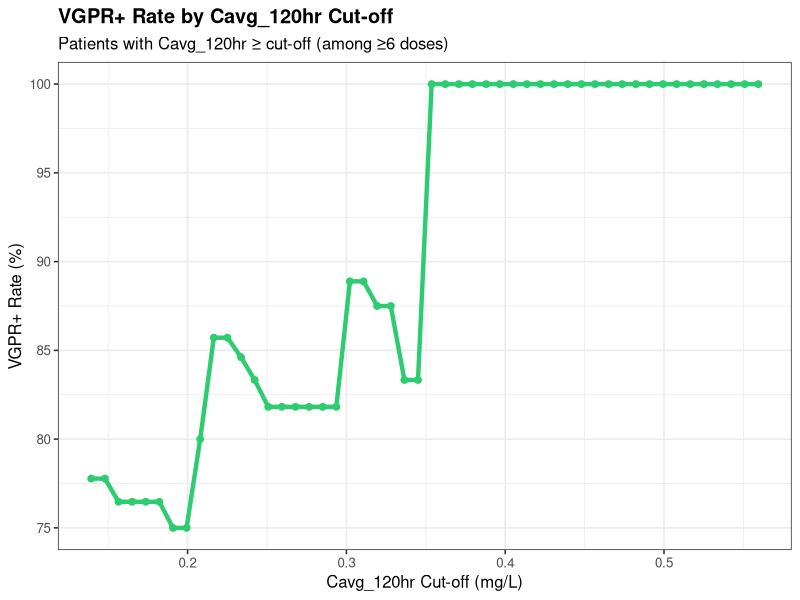
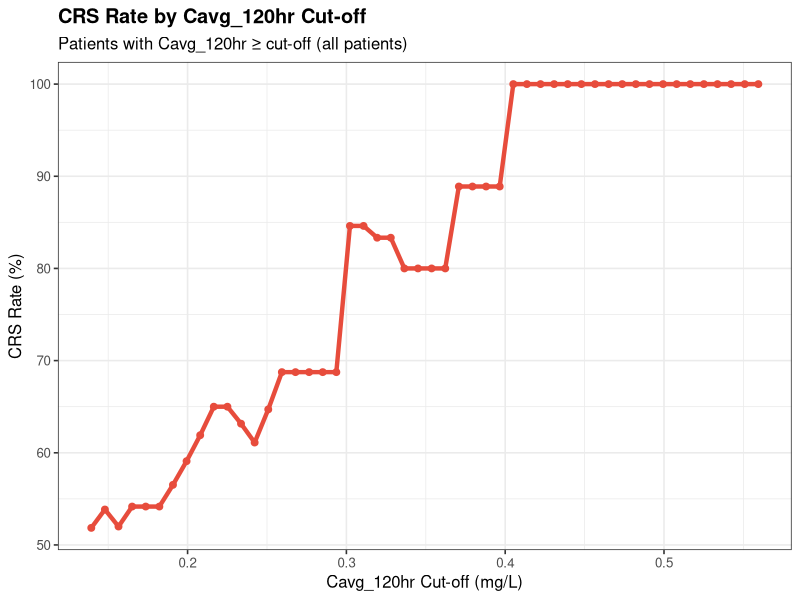
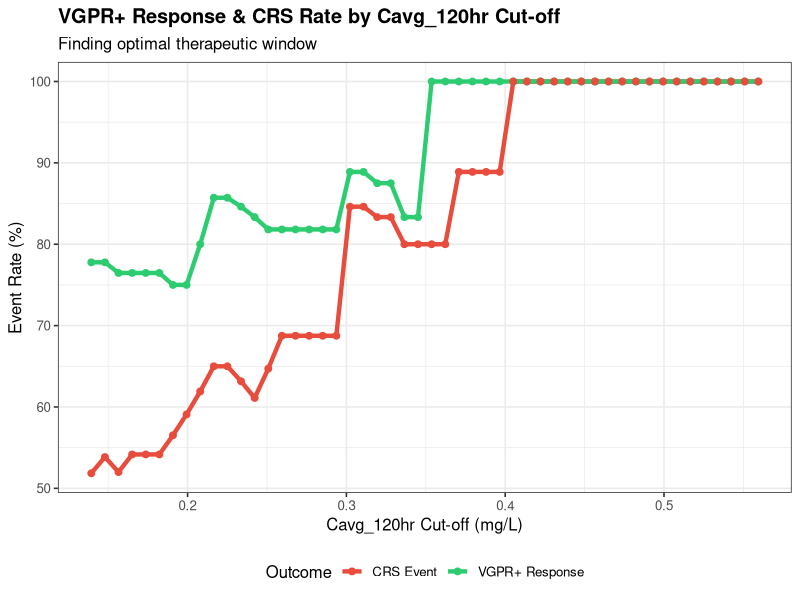
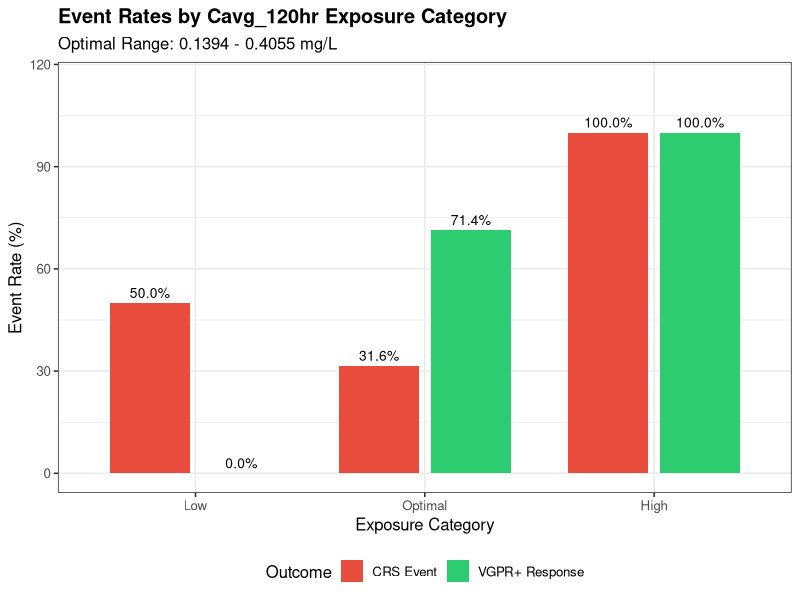
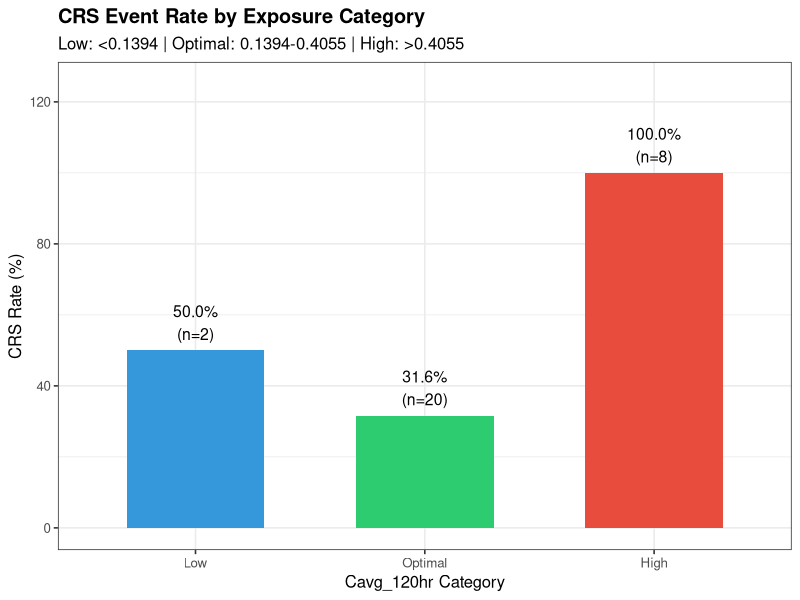
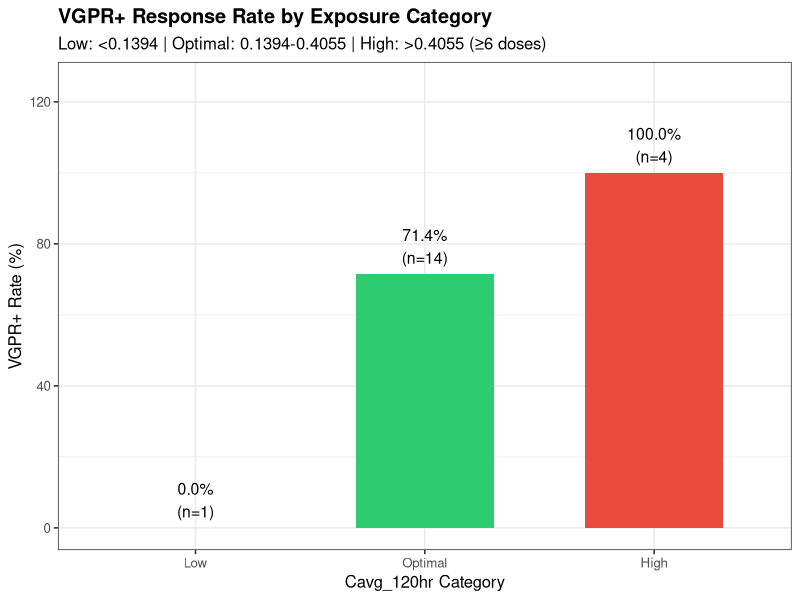
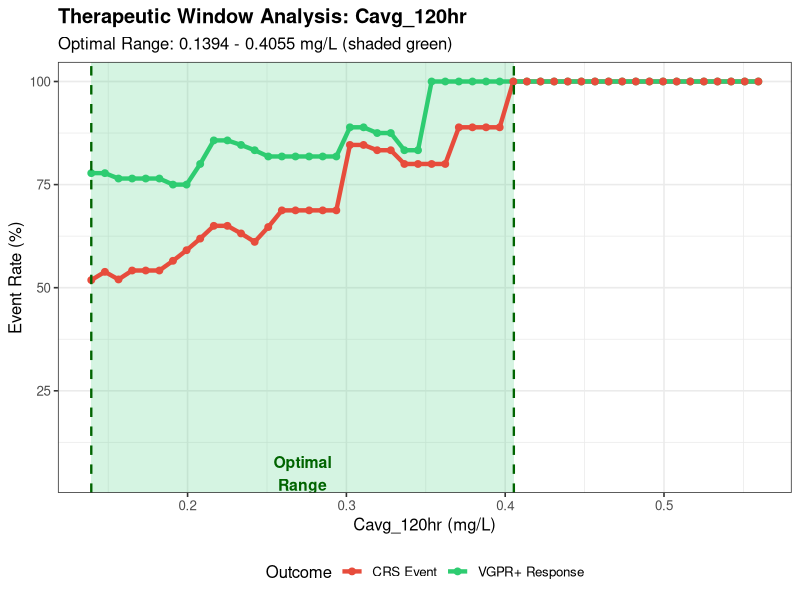

These figures' R source, in order:
#===============================================================================
# Teclistamab PK Cut-off Analysis: Cavg_120hr
#
# Analyze different Cavg_120hr cut-offs for:
# - Response (≥VGPR) rate
# - CRS event rate
#
# Find optimal therapeutic window (maximize efficacy, minimize toxicity)
# Categorize patients into Low/Optimal/High exposure groups
#
# PREREQUISITE: Run pk_simulation.R first to generate pk_ae_merged_results.csv
#===============================================================================

library(tidyverse)
library(gridExtra)

cat("==========================================================\n")
cat("    Teclistamab Cavg_120hr Cut-off Analysis\n")
cat("==========================================================\n\n")

#-------------------------------------------------------------------------------
# 1. Load Data
#-------------------------------------------------------------------------------

cat("Loading data...\n")

# Load PK + AE merged data
if (!file.exists("pk_ae_merged_results.csv")) {
  stop("ERROR: pk_ae_merged_results.csv not found!\n",
       "Please run pk_simulation.R first.")
}

pk_ae_data <- read_csv("pk_ae_merged_results.csv", show_col_types = FALSE)
cat("  - Loaded PK+AE data for", nrow(pk_ae_data), "patients\n")

# Load response data
response_data <- read_csv("response_data.csv", show_col_types = FALSE)
cat("  - Loaded response data for", nrow(response_data), "patients\n")

# Load dosing data to filter for ≥6 doses
dosing_all <- read_csv("mrgsolve_dosing_full.csv", show_col_types = FALSE) %>%
  filter(TIME >= 0) %>%
  arrange(ID, TIME)

# Calculate number of doses per patient
dose_counts <- dosing_all %>%
  group_by(ID) %>%
  summarise(N_doses_actual = n(), .groups = "drop")

#-------------------------------------------------------------------------------
# 2. Merge All Data
#-------------------------------------------------------------------------------

cat("\n=== Merging data ===\n")

# Merge PK + AE + Response data
analysis_data <- pk_ae_data %>%
  left_join(response_data, by = "PID") %>%
  left_join(dose_counts, by = "ID") %>%
  mutate(
    # VGPR or better (sCR, CR, VGPR)
    VGPR_or_better = ifelse(RESP_CTX %in% c("sCR", "CR", "VGPR"), 1, 0),
    # At least 6 doses
    Has_6doses = ifelse(N_doses_actual >= 6, TRUE, FALSE)
  )

cat("  - Merged data:", nrow(analysis_data), "patients\n")

# Summary
cat("\n--- Data Summary ---\n")
cat("Total patients:", nrow(analysis_data), "\n")
cat("Patients with ≥6 doses:", sum(analysis_data$Has_6doses, na.rm = TRUE), "\n")
cat("CRS any grade events:", sum(analysis_data$CRS_any, na.rm = TRUE), "\n")
cat("VGPR+ responses (≥6 doses):", sum(analysis_data$VGPR_or_better[analysis_data$Has_6doses], na.rm = TRUE), "\n")

#-------------------------------------------------------------------------------
# 3. Define Cut-off Range for Cavg_120hr
#-------------------------------------------------------------------------------

cat("\n=== Cavg_120hr Distribution ===\n")

cavg_values <- analysis_data$Cavg_120hr
cat("Min:", round(min(cavg_values, na.rm = TRUE), 4), "\n")
cat("Max:", round(max(cavg_values, na.rm = TRUE), 4), "\n")
cat("Median:", round(median(cavg_values, na.rm = TRUE), 4), "\n")
cat("Mean:", round(mean(cavg_values, na.rm = TRUE), 4), "\n")

# Define cut-off range (from 10th to 90th percentile)
cutoff_min <- quantile(cavg_values, 0.05, na.rm = TRUE)
cutoff_max <- quantile(cavg_values, 0.95, na.rm = TRUE)
cutoffs <- seq(cutoff_min, cutoff_max, length.out = 50)

cat("\nCut-off range:", round(cutoff_min, 4), "to", round(cutoff_max, 4), "\n")

#-------------------------------------------------------------------------------
# 4. Calculate Event Rates at Each Cut-off
#-------------------------------------------------------------------------------

cat("\n=== Calculating Event Rates at Each Cut-off ===\n")

# For CRS: use all patients (CRS typically occurs early)
# For VGPR: use patients with ≥6 doses only (need adequate treatment)

event_rate_results <- map_dfr(cutoffs, function(cutoff) {
  # CRS analysis (all patients)
  crs_high <- analysis_data %>% filter(Cavg_120hr >= cutoff)
  crs_low <- analysis_data %>% filter(Cavg_120hr < cutoff)

  crs_rate_high <- mean(crs_high$CRS_any, na.rm = TRUE)
  crs_rate_low <- mean(crs_low$CRS_any, na.rm = TRUE)

  # VGPR analysis (≥6 doses only)
  vgpr_data <- analysis_data %>% filter(Has_6doses == TRUE)
  vgpr_high <- vgpr_data %>% filter(Cavg_120hr >= cutoff)
  vgpr_low <- vgpr_data %>% filter(Cavg_120hr < cutoff)

  vgpr_rate_high <- mean(vgpr_high$VGPR_or_better, na.rm = TRUE)
  vgpr_rate_low <- mean(vgpr_low$VGPR_or_better, na.rm = TRUE)

  tibble(
    Cutoff = cutoff,
    # Above cutoff
    N_above = nrow(crs_high),
    CRS_rate_above = crs_rate_high * 100,
    VGPR_rate_above = vgpr_rate_high * 100,
    # Below cutoff
    N_below = nrow(crs_low),
    CRS_rate_below = crs_rate_low * 100,
    VGPR_rate_below = vgpr_rate_low * 100
  )
})

#-------------------------------------------------------------------------------
# 5. Create Event Rate vs Cut-off Plot
#-------------------------------------------------------------------------------

cat("\n=== Creating Cut-off Analysis Plots ===\n")

# Plot 1: VGPR Rate vs Cut-off (High Cavg_120hr)
p1 <- ggplot(event_rate_results, aes(x = Cutoff)) +
  geom_line(aes(y = VGPR_rate_above), color = "#2ecc71", size = 1.5) +
  geom_point(aes(y = VGPR_rate_above), color = "#2ecc71", size = 2) +
  labs(
    title = "VGPR+ Rate by Cavg_120hr Cut-off",
    subtitle = "Patients with Cavg_120hr ≥ cut-off (among ≥6 doses)",
    x = "Cavg_120hr Cut-off (mg/L)",
    y = "VGPR+ Rate (%)"
  ) +
  theme_bw(base_size = 12) +
  theme(plot.title = element_text(face = "bold"))

# Plot 2: CRS Rate vs Cut-off (High Cavg_120hr)
p2 <- ggplot(event_rate_results, aes(x = Cutoff)) +
  geom_line(aes(y = CRS_rate_above), color = "#e74c3c", size = 1.5) +
  geom_point(aes(y = CRS_rate_above), color = "#e74c3c", size = 2) +
  labs(
    title = "CRS Rate by Cavg_120hr Cut-off",
    subtitle = "Patients with Cavg_120hr ≥ cut-off (all patients)",
    x = "Cavg_120hr Cut-off (mg/L)",
    y = "CRS Rate (%)"
  ) +
  theme_bw(base_size = 12) +
  theme(plot.title = element_text(face = "bold"))

# Combined plot: Both rates vs cut-off
plot_data_long <- event_rate_results %>%
  select(Cutoff, VGPR_rate_above, CRS_rate_above) %>%
  pivot_longer(
    cols = c(VGPR_rate_above, CRS_rate_above),
    names_to = "Outcome",
    values_to = "Rate"
  ) %>%
  mutate(
    Outcome = case_when(
      Outcome == "VGPR_rate_above" ~ "VGPR+ Response",
      Outcome == "CRS_rate_above" ~ "CRS Event"
    )
  )

p3 <- ggplot(plot_data_long, aes(x = Cutoff, y = Rate, color = Outcome)) +
  geom_line(size = 1.5) +
  geom_point(size = 2) +
  scale_color_manual(values = c("CRS Event" = "#e74c3c", "VGPR+ Response" = "#2ecc71")) +
  labs(
    title = "VGPR+ Response & CRS Rate by Cavg_120hr Cut-off",
    subtitle = "Finding optimal therapeutic window",
    x = "Cavg_120hr Cut-off (mg/L)",
    y = "Event Rate (%)",
    color = "Outcome"
  ) +
  theme_bw(base_size = 12) +
  theme(
    plot.title = element_text(face = "bold"),
    legend.position = "bottom"
  )

ggsave("cutoff_VGPR_rate.png", p1, width = 8, height = 6, dpi = 200)
ggsave("cutoff_CRS_rate.png", p2, width = 8, height = 6, dpi = 200)
ggsave("cutoff_combined_rates.png", p3, width = 10, height = 7, dpi = 200)

cat("Saved: cutoff_VGPR_rate.png\n")
cat("Saved: cutoff_CRS_rate.png\n")
cat("Saved: cutoff_combined_rates.png\n")

#-------------------------------------------------------------------------------
# 6. Find Optimal Range Using Benefit-Risk Analysis
#-------------------------------------------------------------------------------

cat("\n=== Finding Optimal Range (Benefit-Risk Analysis) ===\n")

library(pROC)

# Strategy: Find range where VGPR is maximized and CRS is acceptable
# 1. Upper bound: Where CRS rate stays below safety threshold
# 2. Lower bound: Where VGPR rate is acceptable
# 3. Net Clinical Benefit: VGPR_rate - CRS_rate

# Define thresholds
CRS_THRESHOLD <- 90   # Maximum acceptable CRS rate (%)
VGPR_MIN_THRESHOLD <- 50  # Minimum acceptable VGPR rate (%)

#--- Method 1: Constraint-based approach ---
cat("\n--- Method 1: Constraint-Based Approach ---\n")

# Calculate event rates at each Cavg_120hr value (within-bin analysis)
# Create finer bins for more precise analysis
n_bins <- 20
cavg_sorted <- sort(analysis_data$Cavg_120hr)
bin_breaks <- quantile(cavg_sorted, probs = seq(0, 1, length.out = n_bins + 1), na.rm = TRUE)
bin_breaks <- unique(bin_breaks)  # Remove duplicates

# Calculate event rates for each bin
bin_analysis <- map_dfr(1:(length(bin_breaks) - 1), function(i) {
  lower <- bin_breaks[i]
  upper <- bin_breaks[i + 1]

  # All patients in this bin (for CRS)
  bin_all <- analysis_data %>%
    filter(Cavg_120hr >= lower & Cavg_120hr < upper)

  # Patients with ≥6 doses in this bin (for VGPR)
  bin_vgpr <- analysis_data %>%
    filter(Has_6doses == TRUE & Cavg_120hr >= lower & Cavg_120hr < upper)

  tibble(
    Bin = i,
    Lower = lower,
    Upper = upper,
    Midpoint = (lower + upper) / 2,
    N_all = nrow(bin_all),
    N_vgpr = nrow(bin_vgpr),
    CRS_rate = ifelse(nrow(bin_all) > 0, mean(bin_all$CRS_any, na.rm = TRUE) * 100, NA),
    VGPR_rate = ifelse(nrow(bin_vgpr) > 0, mean(bin_vgpr$VGPR_or_better, na.rm = TRUE) * 100, NA)
  )
})

cat("\n--- Event Rates by Cavg_120hr Bin ---\n")
print(bin_analysis %>% select(Bin, Lower, Upper, N_all, CRS_rate, N_vgpr, VGPR_rate), n = 25)

# Find upper bound: highest Cavg_120hr where CRS < threshold
upper_candidates <- bin_analysis %>%
  filter(!is.na(CRS_rate) & CRS_rate < CRS_THRESHOLD) %>%
  arrange(desc(Upper))

if (nrow(upper_candidates) > 0) {
  optimal_upper <- upper_candidates$Upper[1]
  cat(sprintf("\nUpper bound (CRS < %d%%): %.4f mg/L\n", CRS_THRESHOLD, optimal_upper))
} else {
  # If all bins have CRS >= threshold, use median
  optimal_upper <- median(cavg_values, na.rm = TRUE)
  cat(sprintf("\nNo bin with CRS < %d%%, using median: %.4f mg/L\n", CRS_THRESHOLD, optimal_upper))
}

# Find lower bound: lowest Cavg_120hr where VGPR is still acceptable
# Use cumulative approach: VGPR rate for patients >= cutoff
lower_candidates <- event_rate_results %>%
  filter(VGPR_rate_above >= VGPR_MIN_THRESHOLD & Cutoff <= optimal_upper) %>%
  arrange(Cutoff)

if (nrow(lower_candidates) > 0) {
  optimal_lower <- lower_candidates$Cutoff[1]
  cat(sprintf("Lower bound (VGPR >= %d%% above): %.4f mg/L\n", VGPR_MIN_THRESHOLD, optimal_lower))
} else {
  optimal_lower <- quantile(cavg_values, 0.25, na.rm = TRUE)
  cat(sprintf("No cutoff with VGPR >= %d%%, using Q1: %.4f mg/L\n", VGPR_MIN_THRESHOLD, optimal_lower))
}

#--- Method 2: Net Clinical Benefit ---
cat("\n--- Method 2: Net Clinical Benefit Score ---\n")

# Calculate Net Benefit = VGPR_rate - CRS_rate for patients within range [lower, upper]
# Test different ranges
range_analysis <- expand_grid(
  Lower = quantile(cavg_values, seq(0.1, 0.5, by = 0.1), na.rm = TRUE),
  Upper = quantile(cavg_values, seq(0.5, 0.9, by = 0.1), na.rm = TRUE)
) %>%
  filter(Lower < Upper) %>%
  rowwise() %>%
  mutate(
    # Patients within range
    N_range_all = sum(analysis_data$Cavg_120hr >= Lower & analysis_data$Cavg_120hr <= Upper, na.rm = TRUE),
    N_range_vgpr = sum(analysis_data$Cavg_120hr >= Lower & analysis_data$Cavg_120hr <= Upper &
                        analysis_data$Has_6doses == TRUE, na.rm = TRUE),

    # Event rates within range
    CRS_in_range = {
      pts <- analysis_data %>% filter(Cavg_120hr >= Lower & Cavg_120hr <= Upper)
      if (nrow(pts) > 0) mean(pts$CRS_any, na.rm = TRUE) * 100 else NA_real_
    },
    VGPR_in_range = {
      pts <- analysis_data %>% filter(Cavg_120hr >= Lower & Cavg_120hr <= Upper & Has_6doses == TRUE)
      if (nrow(pts) > 0) mean(pts$VGPR_or_better, na.rm = TRUE) * 100 else NA_real_
    },

    # Net Clinical Benefit (higher is better)
    Net_Benefit = VGPR_in_range - CRS_in_range,

    # Benefit-Risk Ratio (higher is better, avoid division by zero)
    Benefit_Risk_Ratio = VGPR_in_range / (CRS_in_range + 1)
  ) %>%
  ungroup() %>%
  filter(!is.na(Net_Benefit) & N_range_all >= 3)

# Find best range by Net Benefit (with constraint that CRS < threshold)
best_range <- range_analysis %>%
  filter(CRS_in_range < CRS_THRESHOLD) %>%
  arrange(desc(Net_Benefit)) %>%
  head(1)

if (nrow(best_range) > 0) {
  cat(sprintf("\nBest Range by Net Benefit (CRS < %d%%):\n", CRS_THRESHOLD))
  cat(sprintf("  Range: %.4f - %.4f mg/L\n", best_range$Lower, best_range$Upper))
  cat(sprintf("  N in range: %d (all), %d (≥6 doses)\n", best_range$N_range_all, best_range$N_range_vgpr))
  cat(sprintf("  VGPR rate: %.1f%%\n", best_range$VGPR_in_range))
  cat(sprintf("  CRS rate: %.1f%%\n", best_range$CRS_in_range))
  cat(sprintf("  Net Benefit: %.1f\n", best_range$Net_Benefit))

  # Use Method 2 result if it gives better range
  if (best_range$Net_Benefit > (optimal_lower - optimal_upper)) {
    optimal_lower_m2 <- best_range$Lower
    optimal_upper_m2 <- best_range$Upper
  }
}

#--- Final Optimal Range Selection ---
cat("\n--- Final Optimal Range ---\n")

# Ensure upper bound respects CRS constraint
# Check CRS rate at the proposed upper bound
crs_at_upper <- bin_analysis %>%
  filter(Upper <= optimal_upper) %>%
  summarise(max_crs = max(CRS_rate, na.rm = TRUE))

if (!is.na(crs_at_upper$max_crs) && crs_at_upper$max_crs >= 100) {
  # Find the last bin before CRS reaches 100%
  safe_bins <- bin_analysis %>%
    filter(CRS_rate < 100) %>%
    arrange(desc(Upper))

  if (nrow(safe_bins) > 0) {
    optimal_upper <- safe_bins$Upper[1]
    cat(sprintf("Adjusted upper bound (before CRS=100%%): %.4f mg/L\n", optimal_upper))
  }
}

# Validate bounds
if (optimal_lower >= optimal_upper) {
  cat("Warning: Lower bound >= Upper bound, adjusting...\n")
  optimal_lower <- quantile(cavg_values, 0.33, na.rm = TRUE)
  optimal_upper <- quantile(cavg_values, 0.67, na.rm = TRUE)
}

cat(sprintf("\n>>> OPTIMAL RANGE: %.4f - %.4f mg/L <<<\n", optimal_lower, optimal_upper))

#-------------------------------------------------------------------------------
# 7. Categorize Patients: Low / Optimal / High
#-------------------------------------------------------------------------------

cat("\n=== Categorizing Patients ===\n")

analysis_data <- analysis_data %>%
  mutate(
    Exposure_Category = case_when(
      Cavg_120hr < optimal_lower ~ "Low",
      Cavg_120hr >= optimal_lower & Cavg_120hr <= optimal_upper ~ "Optimal",
      Cavg_120hr > optimal_upper ~ "High"
    ),
    Exposure_Category = factor(Exposure_Category, levels = c("Low", "Optimal", "High"))
  )

cat("\nExposure Category Distribution:\n")
print(table(analysis_data$Exposure_Category))

#-------------------------------------------------------------------------------
# 8. Calculate Event Rates by Category
#-------------------------------------------------------------------------------

cat("\n=== Event Rates by Exposure Category ===\n")

# CRS rates (all patients)
crs_by_category <- analysis_data %>%
  group_by(Exposure_Category) %>%
  summarise(
    N = n(),
    CRS_events = sum(CRS_any, na.rm = TRUE),
    CRS_rate = mean(CRS_any, na.rm = TRUE) * 100,
    .groups = "drop"
  )

cat("\n--- CRS Event Rate by Exposure Category ---\n")
print(crs_by_category)

# VGPR rates (≥6 doses only)
vgpr_by_category <- analysis_data %>%
  filter(Has_6doses == TRUE) %>%
  group_by(Exposure_Category) %>%
  summarise(
    N = n(),
    VGPR_events = sum(VGPR_or_better, na.rm = TRUE),
    VGPR_rate = mean(VGPR_or_better, na.rm = TRUE) * 100,
    .groups = "drop"
  )

cat("\n--- VGPR+ Rate by Exposure Category (≥6 doses) ---\n")
print(vgpr_by_category)

# Combined summary
summary_by_category <- crs_by_category %>%
  left_join(
    vgpr_by_category %>% select(Exposure_Category, N_vgpr = N, VGPR_events, VGPR_rate),
    by = "Exposure_Category"
  )

cat("\n--- Combined Summary ---\n")
print(summary_by_category)

write_csv(summary_by_category, "pk_cutoff_category_summary.csv")
cat("\nSaved: pk_cutoff_category_summary.csv\n")

#-------------------------------------------------------------------------------
# 9. Create Bar Plot for Event Rates by Category
#-------------------------------------------------------------------------------

cat("\n=== Creating Category Bar Plots ===\n")

# Prepare data for plotting
bar_data <- bind_rows(
  crs_by_category %>%
    select(Exposure_Category, Rate = CRS_rate, N) %>%
    mutate(Outcome = "CRS Event"),
  vgpr_by_category %>%
    select(Exposure_Category, Rate = VGPR_rate, N) %>%
    mutate(Outcome = "VGPR+ Response")
)

# Bar plot
p_bar <- ggplot(bar_data, aes(x = Exposure_Category, y = Rate, fill = Outcome)) +
  geom_bar(stat = "identity", position = position_dodge(width = 0.8), width = 0.7) +
  geom_text(aes(label = sprintf("%.1f%%", Rate)),
            position = position_dodge(width = 0.8), vjust = -0.5, size = 3.5) +
  scale_fill_manual(values = c("CRS Event" = "#e74c3c", "VGPR+ Response" = "#2ecc71")) +
  labs(
    title = "Event Rates by Cavg_120hr Exposure Category",
    subtitle = sprintf("Optimal Range: %.4f - %.4f mg/L", optimal_lower, optimal_upper),
    x = "Exposure Category",
    y = "Event Rate (%)",
    fill = "Outcome"
  ) +
  ylim(0, max(bar_data$Rate, na.rm = TRUE) * 1.15) +
  theme_bw(base_size = 12) +
  theme(
    plot.title = element_text(face = "bold"),
    legend.position = "bottom"
  )

ggsave("cutoff_category_barplot.png", p_bar, width = 10, height = 7, dpi = 200)
cat("Saved: cutoff_category_barplot.png\n")

# Separate plots for each outcome
p_crs_bar <- ggplot(crs_by_category, aes(x = Exposure_Category, y = CRS_rate, fill = Exposure_Category)) +
  geom_bar(stat = "identity", width = 0.6) +
  geom_text(aes(label = sprintf("%.1f%%\n(n=%d)", CRS_rate, N)), vjust = -0.3, size = 4) +
  scale_fill_manual(values = c("Low" = "#3498db", "Optimal" = "#2ecc71", "High" = "#e74c3c")) +
  labs(
    title = "CRS Event Rate by Exposure Category",
    subtitle = sprintf("Low: <%.4f | Optimal: %.4f-%.4f | High: >%.4f",
                       optimal_lower, optimal_lower, optimal_upper, optimal_upper),
    x = "Cavg_120hr Category",
    y = "CRS Rate (%)"
  ) +
  ylim(0, max(crs_by_category$CRS_rate, na.rm = TRUE) * 1.25) +
  theme_bw(base_size = 12) +
  theme(plot.title = element_text(face = "bold"), legend.position = "none")

p_vgpr_bar <- ggplot(vgpr_by_category, aes(x = Exposure_Category, y = VGPR_rate, fill = Exposure_Category)) +
  geom_bar(stat = "identity", width = 0.6) +
  geom_text(aes(label = sprintf("%.1f%%\n(n=%d)", VGPR_rate, N)), vjust = -0.3, size = 4) +
  scale_fill_manual(values = c("Low" = "#3498db", "Optimal" = "#2ecc71", "High" = "#e74c3c")) +
  labs(
    title = "VGPR+ Response Rate by Exposure Category",
    subtitle = sprintf("Low: <%.4f | Optimal: %.4f-%.4f | High: >%.4f (≥6 doses)",
                       optimal_lower, optimal_lower, optimal_upper, optimal_upper),
    x = "Cavg_120hr Category",
    y = "VGPR+ Rate (%)"
  ) +
  ylim(0, max(vgpr_by_category$VGPR_rate, na.rm = TRUE) * 1.25) +
  theme_bw(base_size = 12) +
  theme(plot.title = element_text(face = "bold"), legend.position = "none")

ggsave("cutoff_CRS_barplot.png", p_crs_bar, width = 8, height = 6, dpi = 200)
ggsave("cutoff_VGPR_barplot.png", p_vgpr_bar, width = 8, height = 6, dpi = 200)

cat("Saved: cutoff_CRS_barplot.png\n")
cat("Saved: cutoff_VGPR_barplot.png\n")

#-------------------------------------------------------------------------------
# 10. Combined Cut-off Plot with Optimal Range Shading
#-------------------------------------------------------------------------------

p_combined_shaded <- ggplot(plot_data_long, aes(x = Cutoff, y = Rate, color = Outcome)) +
  annotate("rect", xmin = optimal_lower, xmax = optimal_upper,
           ymin = -Inf, ymax = Inf, fill = "#2ecc71", alpha = 0.2) +
  geom_line(size = 1.5) +
  geom_point(size = 2) +
  geom_vline(xintercept = optimal_lower, linetype = "dashed", color = "darkgreen", size = 0.8) +
  geom_vline(xintercept = optimal_upper, linetype = "dashed", color = "darkgreen", size = 0.8) +
  scale_color_manual(values = c("CRS Event" = "#e74c3c", "VGPR+ Response" = "#2ecc71")) +
  annotate("text", x = (optimal_lower + optimal_upper) / 2, y = 5,
           label = "Optimal\nRange", color = "darkgreen", fontface = "bold", size = 4) +
  labs(
    title = "Therapeutic Window Analysis: Cavg_120hr",
    subtitle = sprintf("Optimal Range: %.4f - %.4f mg/L (shaded green)", optimal_lower, optimal_upper),
    x = "Cavg_120hr (mg/L)",
    y = "Event Rate (%)",
    color = "Outcome"
  ) +
  theme_bw(base_size = 12) +
  theme(
    plot.title = element_text(face = "bold"),
    legend.position = "bottom"
  )

ggsave("cutoff_therapeutic_window.png", p_combined_shaded, width = 12, height = 8, dpi = 200)
cat("Saved: cutoff_therapeutic_window.png\n")

#-------------------------------------------------------------------------------
# 11. Print Final Summary
#-------------------------------------------------------------------------------

cat("\n")
cat("==========================================================\n")
cat("              CAVG_120HR CUT-OFF ANALYSIS SUMMARY\n")
cat("==========================================================\n\n")

cat(sprintf("Optimal Therapeutic Range: %.4f - %.4f mg/L\n\n", optimal_lower, optimal_upper))

cat("--- Event Rates by Category ---\n\n")
cat("Exposure Category | CRS Rate (%) | VGPR+ Rate (%)\n")
cat("------------------|--------------|---------------\n")
for (i in 1:nrow(summary_by_category)) {
  row <- summary_by_category[i, ]
  cat(sprintf("%-17s | %12.1f | %14.1f\n",
              as.character(row$Exposure_Category),
              row$CRS_rate,
              ifelse(is.na(row$VGPR_rate), 0, row$VGPR_rate)))
}

cat("\n==========================================================\n")
cat("                    OUTPUT FILES\n")
cat("==========================================================\n")
cat("  - pk_cutoff_category_summary.csv\n")
cat("  - cutoff_VGPR_rate.png\n")
cat("  - cutoff_CRS_rate.png\n")
cat("  - cutoff_combined_rates.png\n")
cat("  - cutoff_category_barplot.png\n")
cat("  - cutoff_CRS_barplot.png\n")
cat("  - cutoff_VGPR_barplot.png\n")
cat("  - cutoff_therapeutic_window.png\n")
cat("==========================================================\n")
cat("                 Analysis Complete!\n")
cat("==========================================================\n")
